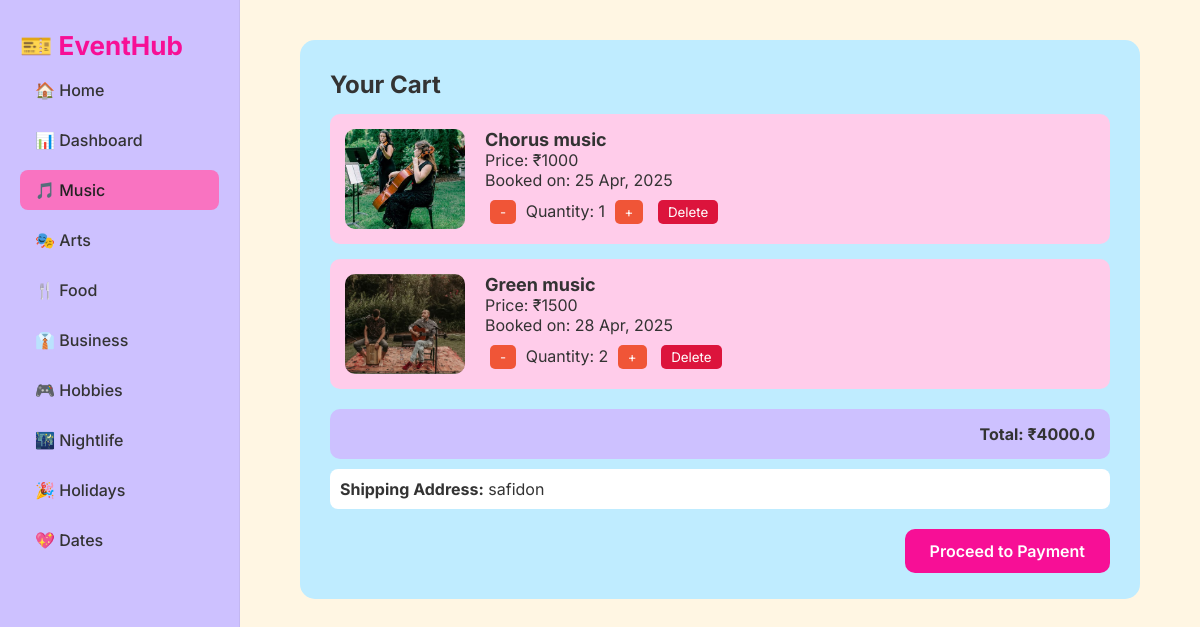
/bookings/cart/ (signed in), run on the app's committed database.
### bookings/models.py (models this page shows, shortened)
class Booking(models.Model):
    user = models.ForeignKey(settings.AUTH_USER_MODEL, on_delete=models.CASCADE)
    ticket = models.ForeignKey(Ticket, on_delete=models.CASCADE)
    booking_date = models.DateTimeField(auto_now_add=True)
    quantity = models.PositiveIntegerField(default=1)  # Assuming a user can book multiple tickets
    image = models.ImageField(upload_to='booking_images/', null=True, blank=True)  # Optional image field

class Ticket(models.Model):
    CATEGORY_CHOICES = [
        ('Music', 'Music'),
        ('Art', 'Art'),
        ('Food', 'Food'),
        ('Business', 'Business'),
        ('Hobbies', 'Hobbies'),
        ('Nightlife', 'Nightlife'),
        ('Holidays', 'Holidays'),
        ('Dates', 'Dates'),
    ]
    user = models.ForeignKey(settings.AUTH_USER_MODEL,on_delete=models.CASCADE)
    name = models.CharField(max_length=200)
    location = models.CharField(max_length=200)
    time = models.CharField(max_length=100)
    price = models.CharField(max_length=50)
    image = models.ImageField(upload_to='ticket_images/')
    category = models.CharField(max_length=100, choices=CATEGORY_CHOICES)
    total_tickets = models.PositiveIntegerField(default=100)
    available_quantity = models.PositiveIntegerField()

### events/models.py (models this page shows, shortened)
class CustomUser(AbstractUser):
    GENDER_CHOICES = (
        ('Male', 'Male'),
        ('Female', 'Female'),
        ('Other', 'Other'),
    )
    ROLE_CHOICES = (
        ('user', 'User'),
        ('admin', 'Admin'),
        ('event_manager', 'Event Manager'),
    )
    role = models.CharField(max_length=20, choices=ROLE_CHOICES, default='user')
    email = models.EmailField(unique=True)
    name = models.CharField(max_length=100)
    phone = models.CharField(max_length=15)
    address = models.TextField()
    gender = models.CharField(max_length=10, choices=GENDER_CHOICES)
    dob = models.DateField()
    username = None  # Remove default username field
    USERNAME_FIELD = 'email'
    REQUIRED_FIELDS = ['name', 'phone', 'address', 'gender', 'dob']
    objects = CustomUserManager()

### bookings/views.py (the view, shortened to what this page needs)
# urls.py: path('cart/', views.view_cart, name='view_cart'),
@login_required
def view_cart(request):
    bookings = Booking.objects.filter(user=request.user)
    total = sum(float(b.ticket.price) * b.quantity for b in bookings)
    return render(request, 'cart.html', {
        'bookings': bookings,
        'total': total,
        'address': request.user.address  # from your CustomUser
    })

### bookings/templates/cart.html (shortened to what this page needs)
{% load static %}
<!DOCTYPE html>
<html>
<head>
</head>
<body>
  <div class="layout">
    <aside class="sidebar">
      <div class="logo">🎫 EventHub</div>
      <nav class="nav">
        <a href="{% url 'bookings:index2' %}">🏠 Home</a>
        <a href="{% url 'bookings:dashboard3' %}">📊 Dashboard</a>
        <a href="{% url 'bookings:music' %}" class="active">🎵 Music</a>
        <a href="{% url 'bookings:art' %}">🎭 Arts</a>
        <a href="{% url 'bookings:food' %}">🍴 Food</a>
        <a href="{% url 'bookings:business' %}">👔 Business</a>
        <a href="{% url 'bookings:hobbies' %}">🎮 Hobbies</a>
        <a href="{% url 'bookings:nightlife' %}">🌃 Nightlife</a>
        <a href="{% url 'bookings:holidays' %}">🎉 Holidays</a>
        <a href="{% url 'bookings:dates' %}">💖 Dates</a>
      </nav>
    </aside>
    <main class="content">
      <div class="cart-container">
        <h2>Your Cart</h2>
        {% if bookings %}
        {% for booking in bookings %}
        <div class="booking-item">
          <img src="{{ booking.ticket.image.url }}" alt="{{ booking.ticket.name }}">
          <div class="info">
            <h3>{{ booking.ticket.name }}</h3>
            <p>Price: ₹{{ booking.ticket.price }}</p>
            <p>Booked on: {{ booking.booking_date|date:"d M, Y" }}</p>
            <div class="qty-controls">
              <form method="post">{% csrf_token %}
                <button>-</button>
              </form>
              Quantity: {{ booking.quantity }}
              <form method="post" style="display:inline;">{% csrf_token %}
                <button>+</button>
              </form>
              <form method="post" style="display:inline;">{% csrf_token %}
                <button style="background: crimson;">Delete</button>
              </form>
            </div>
          </div>
        </div>
        {% endfor %}
        <div class="total-box">
          Total: ₹{{ total }}
        </div>
        <div class="address-box">
          <strong>Shipping Address:</strong> {{ address }}
          <br>
        </div>
        <div>
          <a href="{% url 'bookings:payment' %}" class="btn btn-success" style="text-decoration: none;">Proceed to Payment</a>
          {% else %}
        <p>No bookings yet.</p>
        {% endif %}
        </div>
        <br><br><br>
      </div>
    </main>
  </div>
</body>
</html>

### bookings/templates/cart.html (style rules this page uses)
* { margin: 0; padding: 0; box-sizing: border-box; font-family: 'Inter', sans-serif; }
body { background-color: #FFF6E3; color: #333; }
.layout { display: flex; height: 100vh; overflow: hidden; }
.sidebar { width: 240px; background-color: #CDC1FF; color: #1b1b1b; padding: 30px 20px; display: flex; flex-direction: column; overflow-y: auto; border-right: 1px solid rgba(0, 0, 0, 0.05); }
.logo { height: 40px; font-size: 26px; font-weight: 700; line-height: 1.2; color: #f70f96; }
.nav a { display: block; color: #333; text-decoration: none; padding: 10px 15px; margin-bottom: 10px; font-weight: 500; border-radius: 8px; transition: background-color 0.3s, padding 0.3s; }
.nav a:hover, .nav .active { background-color: #f973c1; color: #222; }
.content { flex: 1; padding: 40px 60px; overflow-y: auto; }
.cart-container { background-color: #BFECFF; padding: 30px; border-radius: 15px; }
.booking-item { display: flex; background-color: #FFCCEA; margin: 15px 0; padding: 15px; border-radius: 10px; gap: 20px; }
.booking-item img { width: 120px; height: 100px; object-fit: cover; border-radius: 10px; }
.info { flex-grow: 1; }
.info h3 { margin: 0; font-size: 18px; }
.qty-controls { margin-top: 10px; }
.qty-controls form { display: inline; }
.qty-controls button { background: #f05537; color: white; padding: 4px 10px; margin: 0 5px; border: none; border-radius: 5px; cursor: pointer; }
.total-box { background-color: #CDC1FF; padding: 15px; font-weight: bold; border-radius: 10px; margin-top: 20px; text-align: right; }
.address-box { margin-top: 10px; background: #fff; padding: 10px; border-radius: 8px; }
.btn { background-color: #f70f96; color: white; padding: 12px 25px; border: none; border-radius: 10px; margin-top: 20px; float: right; font-weight: 600; }

### data on the page
Booking: ticket.image (picture), ticket.name "Chorus music", ticket.price "1000", booking_date "25 Apr, 2025", quantity "1"
Booking: ticket.image (picture), ticket.name "Green music", ticket.price "1500", booking_date "28 Apr, 2025", quantity "2"
CustomUser: address "safidon"

### other printed values
{{ total }} "4000.0"
